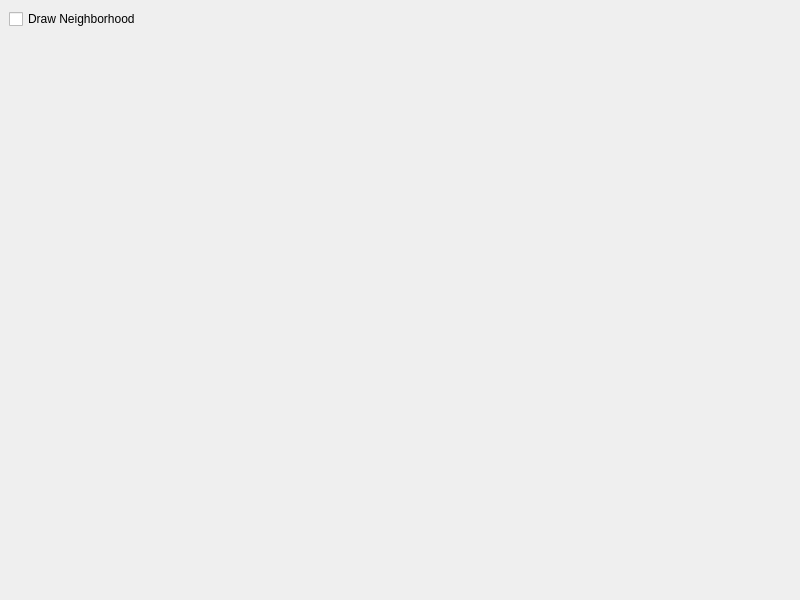
<?xml version="1.0" encoding="UTF-8"?>
<ui version="4.0">
 <class>MainWindow</class>
 <widget class="QMainWindow" name="MainWindow">
  <property name="geometry">
   <rect>
    <x>0</x>
    <y>0</y>
    <width>800</width>
    <height>600</height>
   </rect>
  </property>
  <property name="windowTitle">
   <string>MainWindow</string>
  </property>
  <widget class="QWidget" name="centralwidget">
   <layout class="QHBoxLayout" name="horizontalLayout_3">
    <item>
     <layout class="QVBoxLayout" name="verticalLayout_3">
      <item>
       <layout class="QGridLayout" name="controls"/>
      </item>
      <item>
       <widget class="QCheckBox" name="drawNeighborhood">
        <property name="layoutDirection">
         <enum>Qt::LeftToRight</enum>
        </property>
        <property name="text">
         <string>Draw Neighborhood</string>
        </property>
       </widget>
      </item>
      <item>
       <spacer name="verticalSpacer">
        <property name="orientation">
         <enum>Qt::Vertical</enum>
        </property>
        <property name="sizeHint" stdset="0">
         <size>
          <width>20</width>
          <height>40</height>
         </size>
        </property>
       </spacer>
      </item>
     </layout>
    </item>
   </layout>
  </widget>
 </widget>
 <resources/>
 <connections/>
</ui>
